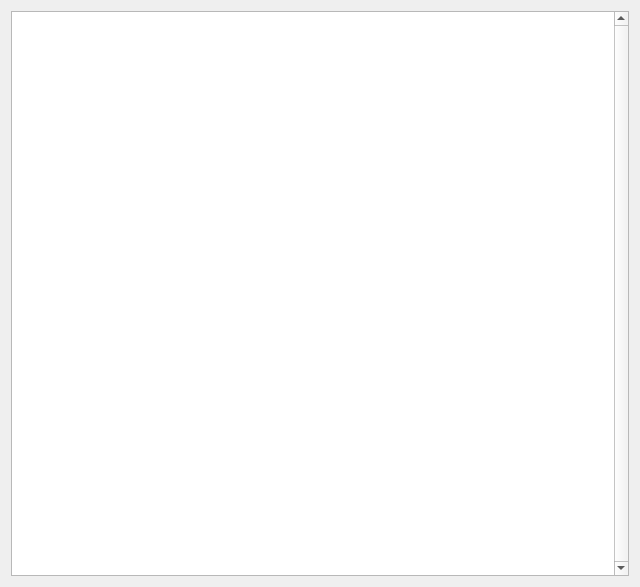
<?xml version="1.0" encoding="UTF-8"?>
<ui version="4.0">
 <class>help_popup</class>
 <widget class="QWidget" name="help_popup">
  <property name="geometry">
   <rect>
    <x>0</x>
    <y>0</y>
    <width>640</width>
    <height>587</height>
   </rect>
  </property>
  <property name="minimumSize">
   <size>
    <width>500</width>
    <height>500</height>
   </size>
  </property>
  <property name="font">
   <font>
    <family>Segoe UI</family>
   </font>
  </property>
  <property name="windowTitle">
   <string>Help</string>
  </property>
  <property name="autoFillBackground">
   <bool>false</bool>
  </property>
  <layout class="QGridLayout" name="gridLayout">
   <item row="1" column="0" colspan="2">
    <widget class="QTextEdit" name="textEdit_file">
     <property name="sizePolicy">
      <sizepolicy hsizetype="Expanding" vsizetype="Expanding">
       <horstretch>0</horstretch>
       <verstretch>0</verstretch>
      </sizepolicy>
     </property>
     <property name="font">
      <font>
       <family>Consolas</family>
       <pointsize>9</pointsize>
      </font>
     </property>
     <property name="verticalScrollBarPolicy">
      <enum>Qt::ScrollBarAlwaysOn</enum>
     </property>
    </widget>
   </item>
  </layout>
 </widget>
 <resources/>
 <connections/>
</ui>
